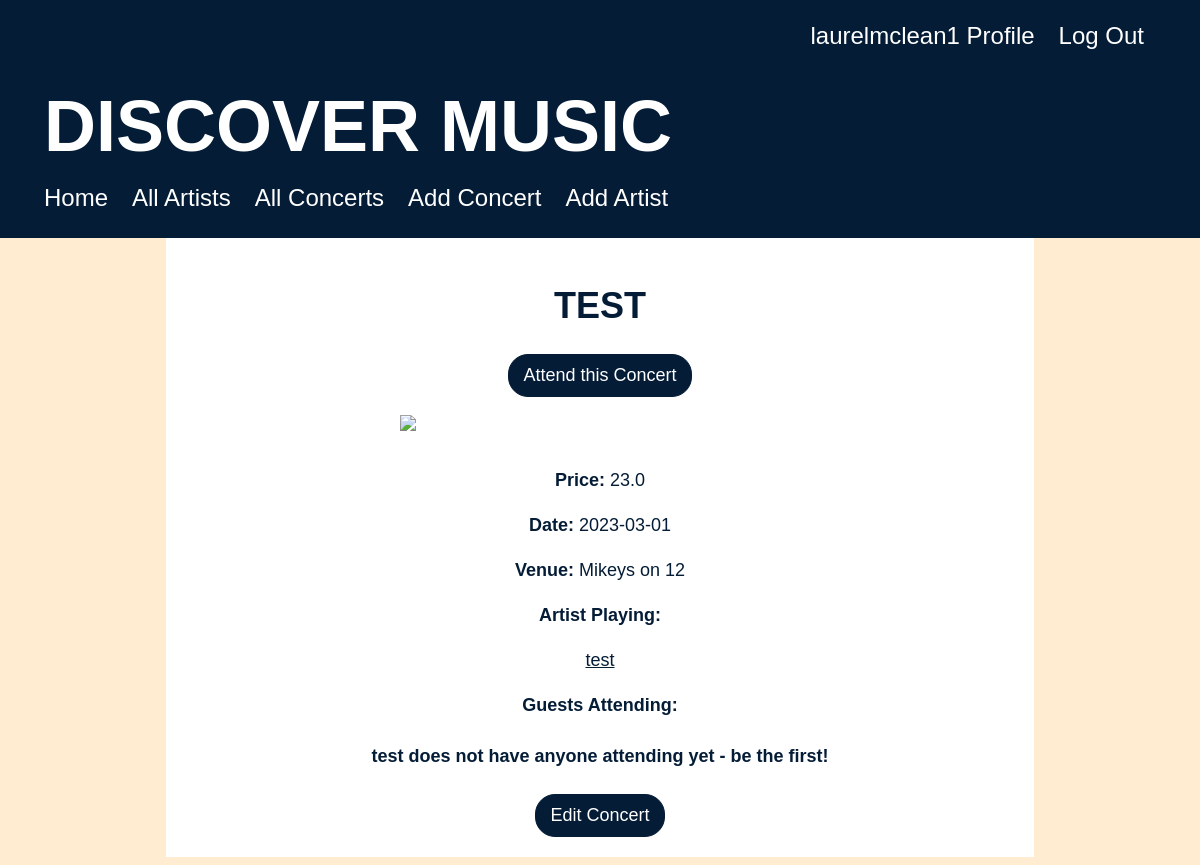
/concert/2 (signed in), run on the app's committed database.
### concert_app/models.py (models this page shows, shortened)
class User(UserMixin, db.Model):
    id = db.Column(db.Integer, primary_key=True)
    username = db.Column(db.String(80), nullable=False, unique=True)
    password = db.Column(db.String(80), nullable=False)
    attending = db.relationship(
        'Concert', secondary='user_concert', back_populates='guests_attending')
    favourites = db.relationship(
        'Artist', secondary='user_artist', back_populates='fans')

class Concert(db.Model):
    id = db.Column(db.Integer, primary_key=True)
    image = db.Column(URLType)
    name = db.Column(db.String(80), nullable=False)
    price = db.Column(db.Float(precision=2), nullable=False)
    venue = db.Column(db.String(80), nullable=False)
    address = db.Column(db.String(80), nullable=False)
    date = db.Column(db.Date)
    artist_id = db.Column(
        db.Integer, db.ForeignKey('artist.id'), nullable=False)
    artist_playing = db.relationship('Artist', back_populates='upcoming_concerts')
    guests_attending = db.relationship(
        'User', secondary='user_concert', back_populates='attending')

class Artist(db.Model):
    id = db.Column(db.Integer, primary_key=True)
    name = db.Column(db.String(80), nullable=False)
    hometown = db.Column(db.String(80), nullable=False)
    image = db.Column(URLType)
    genre = db.Column(db.String(80), nullable=False)
    biography = db.Column(db.String(250), nullable=False)
    upcoming_concerts = db.relationship('Concert', back_populates='artist_playing')
    fans = db.relationship(
        'User', secondary='user_artist', back_populates='favourites')
    def __str__(self):
        return f'{self.name}'

### concert_app/main/routes.py (the view)
@main.route('/concert/<concert_id>', methods=['GET', 'POST'])
def concert_detail(concert_id):
    concert = Concert.query.get(concert_id)
    return render_template('concert_detail.html', concert=concert)

### concert_app/extensions.py (called while the page is built)
@login_manager.user_loader
def load_user(user_id):
    return User.query.get(user_id)

### concert_app/templates/concert_detail.html
{% extends 'base.html' %}
{% block content %}
<h2>{{ concert.name }}</h2>
<div class="details">
{% if current_user.is_authenticated %}
    {% if concert not in current_user.attending %}
    <form action="/attending/{{ concert.id }}" method="POST">
        <input type="submit" value="Attend this Concert">
    </form>
    {% else %}
    <form action="/unattend/{{ concert.id }}" method="POST">
        <input type="submit" value="Can't Attend">
    </form>
    {% endif %}
{% endif %}
<p><img src="{{ concert.image }}" width="400px"></p>
    <p><strong>Price:</strong> {{ concert.price }}</p>
    <p><strong>Date:</strong> {{ concert.date }}</p>
    <p><strong>Venue:</strong> {{ concert.venue }}</p>
    <p><strong>Artist Playing:</p>
    <a href="/artist/{{ concert.artist_playing.id }}">{{ concert.artist_playing }}</a>
<p><strong>Guests Attending:</p>
{% if concert.guests_attending %}
<ul>
    {% for guest in concert.guests_attending %}
    <li><a href="/profile/{{ guest.username }}">{{ guest.username }}</a></li>
    {% endfor %}
</ul>
{% else %}
<h4>{{ concert.name }} does not have anyone attending yet - be the first!</h4>
{% endif%}
{% if current_user.is_authenticated %}
<form action="/concert/{{ concert.id }}/edit" method="post">
    <input type="submit" value="Edit Concert">
</form>
</div>
{% endif %}
{% endblock %}

### concert_app/templates/base.html (shortened to what this page needs)
<!DOCTYPE html>
<html>
<head>
    <link rel="stylesheet" href="/static/style.css">
</head>
<body>
    <div class="header">
        <nav class="nav-profile">
            {% if current_user.is_authenticated %}
            <a href="/profile/{{current_user.username}}">{{ current_user.username }} Profile</a>
            <a href="/logout">Log Out</a>
            {% else %}
            <a href="/signup">Sign Up</a>
            <a href="/login">Log In</a>
            {% endif %}
        </nav>
        <a href="/">
            <h1>Discover Music</h1>
        </a>
        <nav class="nav-tabs">
            <a href="/">Home</a>
            <a href="/artist">All Artists</a>
            <a href="/concert">All Concerts</a>
            {% if current_user.is_authenticated %}
            <a href="/new_concert">Add Concert</a>
            <a href="/new_artist">Add Artist</a>
            {% endif %}
        </nav>
    </div>
    <div id="content">
        {% block content %}{% endblock %}
    </div>
</body>
</html>

### concert_app/static/style.css (style rules this page uses)
body { background-color: #FFECD1; font-size: 18px; font-family: Helvetica, sans-serif; line-height: 1.5; font-weight: 100; display: flex; flex-direction: column; align-items: center; }
#content { width: 70%; background-color: white; padding: 20px; color: #041c36; }
.header { width: 100%; height: 200px; padding: 20px; margin: 0; margin-top: -10px; background-color: #041c36; color: white }
h1 { color: white; text-align: left; font-family: helvetica, sans-serif; font-size: 4em; text-transform: uppercase; margin-top: 0.25em; margin-left: 0.5em; margin-bottom: 0; }
h2 { text-align: center; font-size: 2em; font-family: Helvetica, sans-serif; color: #041c36; text-transform: uppercase; line-height: 1; }
input[type=submit] { background: #041c36; color: white; border-width: 1px; border-style: solid; border-color: #041c36; border-radius: 20px; padding: 10px 14px; font-size: 18px; }
img { display: block; margin: auto; max-width: 100%; padding: 0 0 1em 0; }
.header a { color: white; text-decoration: none; }
.nav-tabs { display: flex; justify-content: left; margin-left: 1.5em; font-size: 24px; gap: 24px; }
.nav-profile { display: flex; justify-content: right; margin-right: 2em; font-size: 24px; gap: 24px; }
.details a { color: #041c36; text-decoration: underline; font-weight: 100; }
.details { text-align: center; }

### data on the page
User: username "laurelmclean1"
Concert: name "TEST", price "23.0", date "2023-03-01", venue "Mikeys on 12", name "test"
Artist: artist_playing "test"
